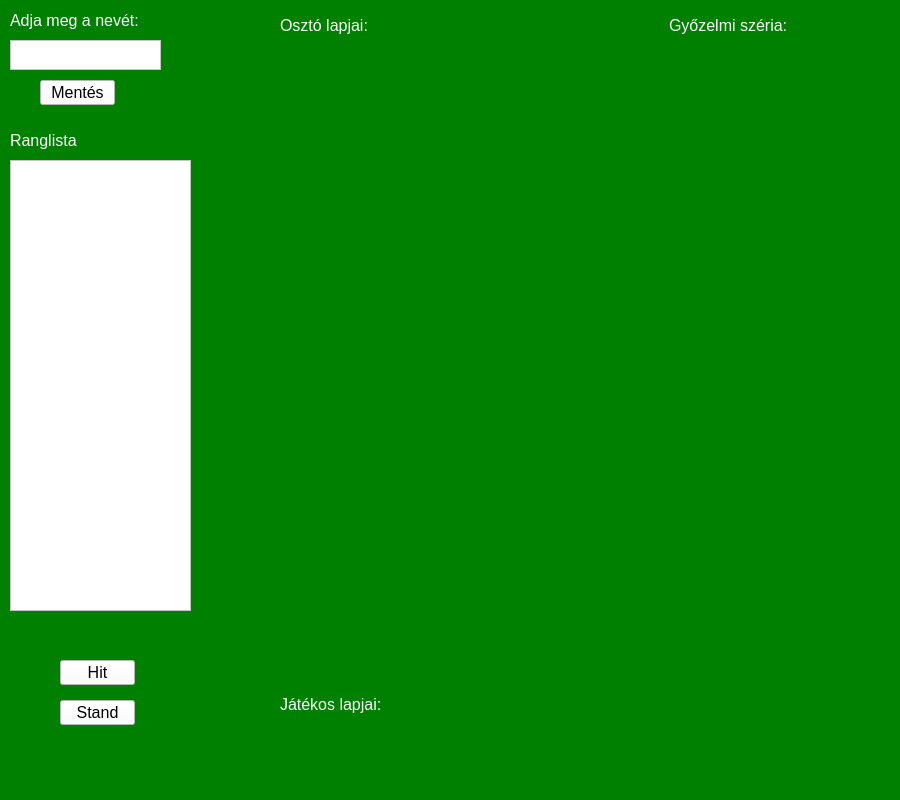
<?xml version="1.0" encoding="UTF-8"?>
<ui version="4.0">
 <class>MainWindow</class>
 <widget class="QMainWindow" name="MainWindow">
  <property name="geometry">
   <rect>
    <x>0</x>
    <y>0</y>
    <width>900</width>
    <height>800</height>
   </rect>
  </property>
  <property name="font">
   <font>
    <pointsize>12</pointsize>
   </font>
  </property>
  <property name="windowTitle">
   <string>BlackJack</string>
  </property>
  <property name="styleSheet">
   <string notr="true">background-color: green;</string>
  </property>
  <widget class="QWidget" name="centralwidget">
   <widget class="QLabel" name="player_hand_label">
    <property name="geometry">
     <rect>
      <x>280</x>
      <y>689</y>
      <width>131</width>
      <height>31</height>
     </rect>
    </property>
    <property name="font">
     <font>
      <pointsize>12</pointsize>
     </font>
    </property>
    <property name="styleSheet">
     <string notr="true">color: white</string>
    </property>
    <property name="text">
     <string>Játékos lapjai:</string>
    </property>
   </widget>
   <widget class="QLabel" name="dealer_hand_label">
    <property name="geometry">
     <rect>
      <x>280</x>
      <y>10</y>
      <width>120</width>
      <height>31</height>
     </rect>
    </property>
    <property name="font">
     <font>
      <pointsize>12</pointsize>
     </font>
    </property>
    <property name="styleSheet">
     <string notr="true">color: white</string>
    </property>
    <property name="text">
     <string>Osztó lapjai:</string>
    </property>
   </widget>
   <widget class="QPushButton" name="hit_button">
    <property name="geometry">
     <rect>
      <x>60</x>
      <y>660</y>
      <width>75</width>
      <height>25</height>
     </rect>
    </property>
    <property name="font">
     <font>
      <pointsize>12</pointsize>
     </font>
    </property>
    <property name="styleSheet">
     <string notr="true">background-color: white</string>
    </property>
    <property name="text">
     <string>Hit</string>
    </property>
   </widget>
   <widget class="QPushButton" name="stand_button">
    <property name="geometry">
     <rect>
      <x>60</x>
      <y>700</y>
      <width>75</width>
      <height>25</height>
     </rect>
    </property>
    <property name="font">
     <font>
      <pointsize>12</pointsize>
     </font>
    </property>
    <property name="styleSheet">
     <string notr="true">background-color: white</string>
    </property>
    <property name="text">
     <string>Stand</string>
    </property>
   </widget>
   <widget class="QLabel" name="player_value">
    <property name="geometry">
     <rect>
      <x>430</x>
      <y>689</y>
      <width>47</width>
      <height>31</height>
     </rect>
    </property>
    <property name="font">
     <font>
      <pointsize>12</pointsize>
     </font>
    </property>
    <property name="styleSheet">
     <string notr="true">color: white</string>
    </property>
    <property name="text">
     <string/>
    </property>
   </widget>
   <widget class="QLabel" name="dealer_value">
    <property name="geometry">
     <rect>
      <x>410</x>
      <y>10</y>
      <width>47</width>
      <height>31</height>
     </rect>
    </property>
    <property name="font">
     <font>
      <pointsize>12</pointsize>
     </font>
    </property>
    <property name="styleSheet">
     <string notr="true">color: white</string>
    </property>
    <property name="text">
     <string/>
    </property>
   </widget>
   <widget class="QListWidget" name="top_list">
    <property name="geometry">
     <rect>
      <x>10</x>
      <y>160</y>
      <width>181</width>
      <height>451</height>
     </rect>
    </property>
    <property name="styleSheet">
     <string notr="true">background-color: white</string>
    </property>
   </widget>
   <widget class="QLabel" name="top_list_label">
    <property name="geometry">
     <rect>
      <x>10</x>
      <y>125</y>
      <width>81</width>
      <height>31</height>
     </rect>
    </property>
    <property name="font">
     <font>
      <pointsize>12</pointsize>
     </font>
    </property>
    <property name="styleSheet">
     <string notr="true">color: white</string>
    </property>
    <property name="text">
     <string>Ranglista</string>
    </property>
   </widget>
   <widget class="QTextEdit" name="name_edit">
    <property name="geometry">
     <rect>
      <x>10</x>
      <y>40</y>
      <width>151</width>
      <height>30</height>
     </rect>
    </property>
    <property name="font">
     <font>
      <pointsize>12</pointsize>
     </font>
    </property>
    <property name="styleSheet">
     <string notr="true">background-color: white</string>
    </property>
   </widget>
   <widget class="QLabel" name="name_label">
    <property name="geometry">
     <rect>
      <x>10</x>
      <y>10</y>
      <width>171</width>
      <height>20</height>
     </rect>
    </property>
    <property name="font">
     <font>
      <pointsize>12</pointsize>
     </font>
    </property>
    <property name="styleSheet">
     <string notr="true">color: white</string>
    </property>
    <property name="text">
     <string>Adja meg a nevét:</string>
    </property>
   </widget>
   <widget class="QPushButton" name="name_save_button">
    <property name="geometry">
     <rect>
      <x>40</x>
      <y>80</y>
      <width>75</width>
      <height>25</height>
     </rect>
    </property>
    <property name="font">
     <font>
      <pointsize>12</pointsize>
     </font>
    </property>
    <property name="styleSheet">
     <string notr="true">background-color: white</string>
    </property>
    <property name="text">
     <string>Mentés</string>
    </property>
   </widget>
   <widget class="QLabel" name="winning_streak_label">
    <property name="geometry">
     <rect>
      <x>669</x>
      <y>10</y>
      <width>151</width>
      <height>31</height>
     </rect>
    </property>
    <property name="font">
     <font>
      <pointsize>12</pointsize>
     </font>
    </property>
    <property name="styleSheet">
     <string notr="true">color: white</string>
    </property>
    <property name="text">
     <string>Győzelmi széria:</string>
    </property>
   </widget>
   <widget class="QLabel" name="winning_streak">
    <property name="geometry">
     <rect>
      <x>830</x>
      <y>10</y>
      <width>47</width>
      <height>31</height>
     </rect>
    </property>
    <property name="font">
     <font>
      <pointsize>12</pointsize>
     </font>
    </property>
    <property name="styleSheet">
     <string notr="true">color: white</string>
    </property>
   </widget>
  </widget>
  <widget class="QMenuBar" name="menubar">
   <property name="geometry">
    <rect>
     <x>0</x>
     <y>0</y>
     <width>900</width>
     <height>26</height>
    </rect>
   </property>
  </widget>
  <widget class="QStatusBar" name="statusbar"/>
 </widget>
 <resources/>
 <connections/>
</ui>
